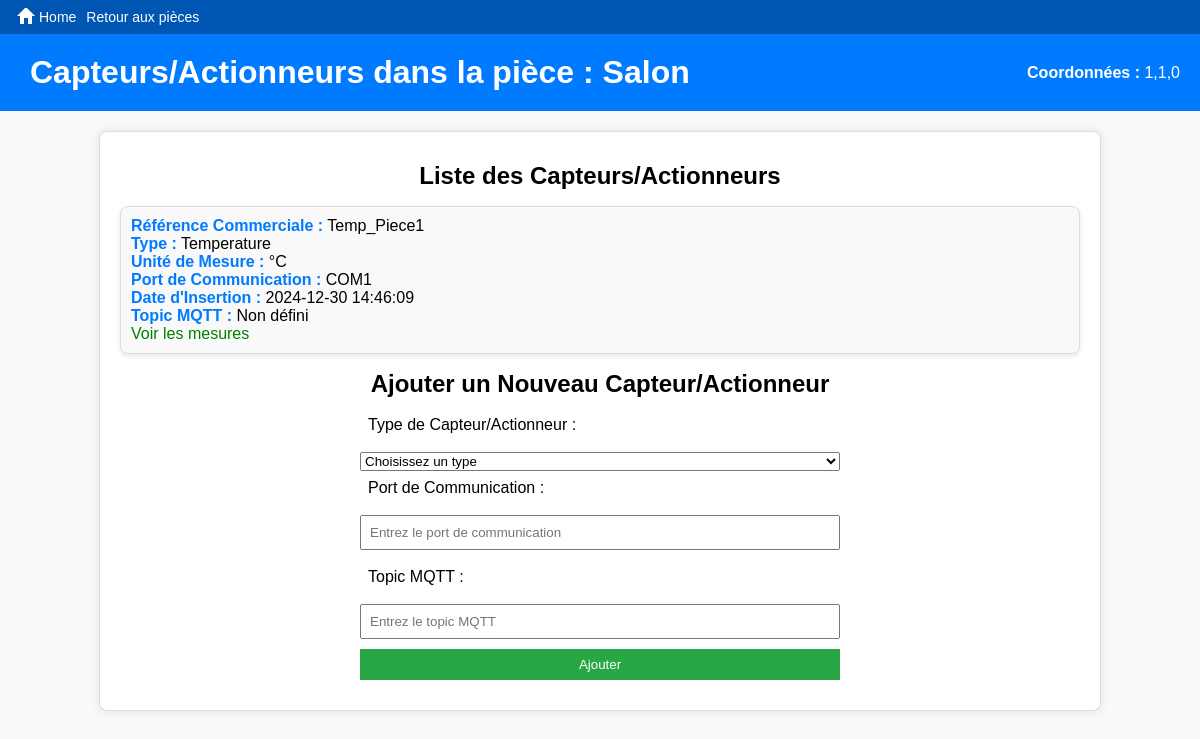
/piece/1, run on the app's committed database.
### tables this page shows
CREATE TABLE Piece (
    id_piece INTEGER PRIMARY KEY AUTOINCREMENT,
    nom TEXT NOT NULL,
    coordonnees TEXT NOT NULL,
    id_logement INTEGER,
    FOREIGN KEY (id_logement) REFERENCES Logement(id_logement)
);

CREATE TABLE CapteurActionneur (
    id_capteur_actionneur INTEGER PRIMARY KEY AUTOINCREMENT,
    ref_commerciale TEXT NOT NULL,
    id_piece INTEGER,
    id_type INTEGER,
    topic TEXT,
    port_communication TEXT NOT NULL,
    date_insertion TIMESTAMP DEFAULT CURRENT_TIMESTAMP,
    FOREIGN KEY (id_piece) REFERENCES Piece(id_piece),
    FOREIGN KEY (id_type) REFERENCES TypeCapteurActionneur(id_type)
);

CREATE TABLE TypeCapteurActionneur (
    id_type INTEGER PRIMARY KEY AUTOINCREMENT,
    nom_type TEXT NOT NULL,
    unite_mesure TEXT
);

### ancien/main.py (the view)
@app.get("/piece/{id_piece}", response_class=HTMLResponse)
async def show_capteurs(request: Request, id_piece: int):
    try:
        with get_db_connection() as conn:
            capteurs = conn.execute("""
                SELECT c.id_capteur_actionneur, c.ref_commerciale, c.port_communication, c.date_insertion,
                       t.nom_type, t.unite_mesure
                FROM CapteurActionneur c
                LEFT JOIN TypeCapteurActionneur t ON c.id_type = t.id_type
                WHERE c.id_piece = ?
            """, (id_piece,)).fetchall()
            capteurs = [dict(row) for row in capteurs]
            piece = conn.execute(
                "SELECT * FROM Piece WHERE id_piece = ?", (id_piece,)
            ).fetchone()
            types = conn.execute("SELECT * FROM TypeCapteurActionneur").fetchall()
            types = [dict(row) for row in types]
        if not piece:
            raise HTTPException(status_code=404, detail="Pièce non trouvée")
        return templates.TemplateResponse(
            "capteurs.html",
            {
                "request": request,
                "capteurs": capteurs,
                "piece": dict(piece),  # Convert to dict for easier template handling
                "types": types,
                "id_piece": id_piece  # Pass id_piece explicitly
            }
        )
    except Exception as e:
        print(f"Erreur lors de la récupération des capteurs/actionneurs : {e}")
        raise HTTPException(status_code=500, detail="Erreur lors de la récupération des capteurs/actionneurs.")

### templates/capteurs.html (shortened to what this page needs)
<!DOCTYPE html>
<html lang="en">
<head>
    <link rel="stylesheet" href="/static/css/style.css">
</head>
<body>
    <div class="navbar">
        <a href="/" class="home-button">
            <svg xmlns="http://www.w3.org/2000/svg" viewBox="0 0 24 24" width="24" height="24" fill="currentColor" class="home-icon">
                <path d="M12 3l8 8h-3v8h-4v-6H9v6H5v-8H2l8-8z"/>
            </svg>
            Home
        </a>
        <a href="/logement/{{ piece['id_logement'] }}" class="home-button">
            Retour aux pièces
        </a>
    </div>
    <header>
        <h1>Capteurs/Actionneurs dans la pièce : {{ piece['nom'] }}</h1>
        <p>
            <strong>Coordonnées :</strong> {{ piece['coordonnees'] }}
        </p>
    </header>
    <main>
        <section>
            <h2>Liste des Capteurs/Actionneurs</h2>
            <ul>
                {% for capteur in capteurs %}
                <li style="margin-bottom: 15px; padding: 10px; background-color: #f9f9f9; border-radius: 8px;">
                    <strong>Référence Commerciale :</strong> {{ capteur['ref_commerciale'] }}<br>
                    <strong>Type :</strong> {{ capteur['nom_type'] or "Non défini" }}<br>
                    <strong>Unité de Mesure :</strong> {{ capteur['unite_mesure'] or "Non défini" }}<br>
                    <strong>Port de Communication :</strong> {{ capteur['port_communication'] }}<br>
                    <strong>Date d'Insertion :</strong> {{ capteur['date_insertion'] }}<br>
                    <strong>Topic MQTT :</strong> {{ capteur['topic'] or "Non défini" }}<br>
                    <a href="/piece/{{ id_piece }}/capteur/{{ capteur['id_capteur_actionneur'] }}/mesures" style="color: green; text-decoration: none;">
                        Voir les mesures
                    </a>
                </li>
                {% else %}
                <p>Aucun capteur/actionneur dans cette pièce.</p>
                {% endfor %}
            </ul>
        </section>
        <section>
            <h2>Ajouter un Nouveau Capteur/Actionneur</h2>
            <form method="POST" action="/piece/{{ piece['id_piece'] }}/add-capteur">
                <label for="type_capteur">Type de Capteur/Actionneur :</label>
                <select id="type_capteur" name="type_capteur" required>
                    <option value="" disabled selected>Choisissez un type</option>
                </select>
                <label for="port_communication">Port de Communication :</label>
                <input type="text" id="port_communication" name="port_communication" placeholder="Entrez le port de communication" required>
                <label for="topic">Topic MQTT :</label>
                <input type="text" id="topic" name="topic" placeholder="Entrez le topic MQTT" required>
                <button type="submit">Ajouter</button>
            </form>
        </section>
    </main>
</body>
</html>

### static/css/style.css (style rules this page uses)
body { font-family: Arial, sans-serif; margin: 0; padding: 0; background-color: #f9f9f9; }
header { background-color: #007bff; color: white; text-align: center; padding: 20px 0; }
h1, h2 { margin: 10px; text-align: center; }
main { width: 80%; margin: 20px auto; padding: 20px; background-color: white; border: 1px solid #ddd; box-shadow: 0 0 10px rgba(0, 0, 0, 0.1); border-radius: 8px; }
ul { list-style-type: none; padding: 0; }
li { background: #eee; margin: 5px 0; padding: 10px; border-radius: 5px; }
form { display: flex; flex-direction: column; width: 50%; margin: 0 auto; }
label, input, button { margin-bottom: 10px; padding: 8px; }
button { background-color: #28a745; color: white; border: none; cursor: pointer; }
ul { list-style: none; padding: 0; }
li { margin-bottom: 15px; padding: 10px; background-color: #f9f9f9; border: 1px solid #ddd; border-radius: 8px; box-shadow: 0 2px 5px rgba(0, 0, 0, 0.1); }
li strong { color: #007bff; }
header { display: flex; align-items: center; justify-content: space-between; padding: 10px 20px; background-color: #007bff; color: white; }
.navbar { background-color: #0056b3; display: flex; align-items: center; padding: 5px 15px; }
.home-button { display: inline-flex; align-items: center; text-decoration: none; color: white; font-size: 14px; font-weight: normal; padding: 0; margin-right: 10px; background-color: transparent; border: none; cursor: pointer; transition: color 0.3s ease, transform 0.2s ease; }
.home-icon { width: 24px; height: 24px; fill: currentColor; stroke: none; vertical-align: middle; }

### data on the page
Piece: nom "Salon", coordonnees "1,1,0"
CapteurActionneur: ref_commerciale "Temp_Piece1", nom_type "Temperature", unite_mesure "°C", port_communication "COM1", date_insertion "2024-12-30 14:46:09", capteur "Non défini"
